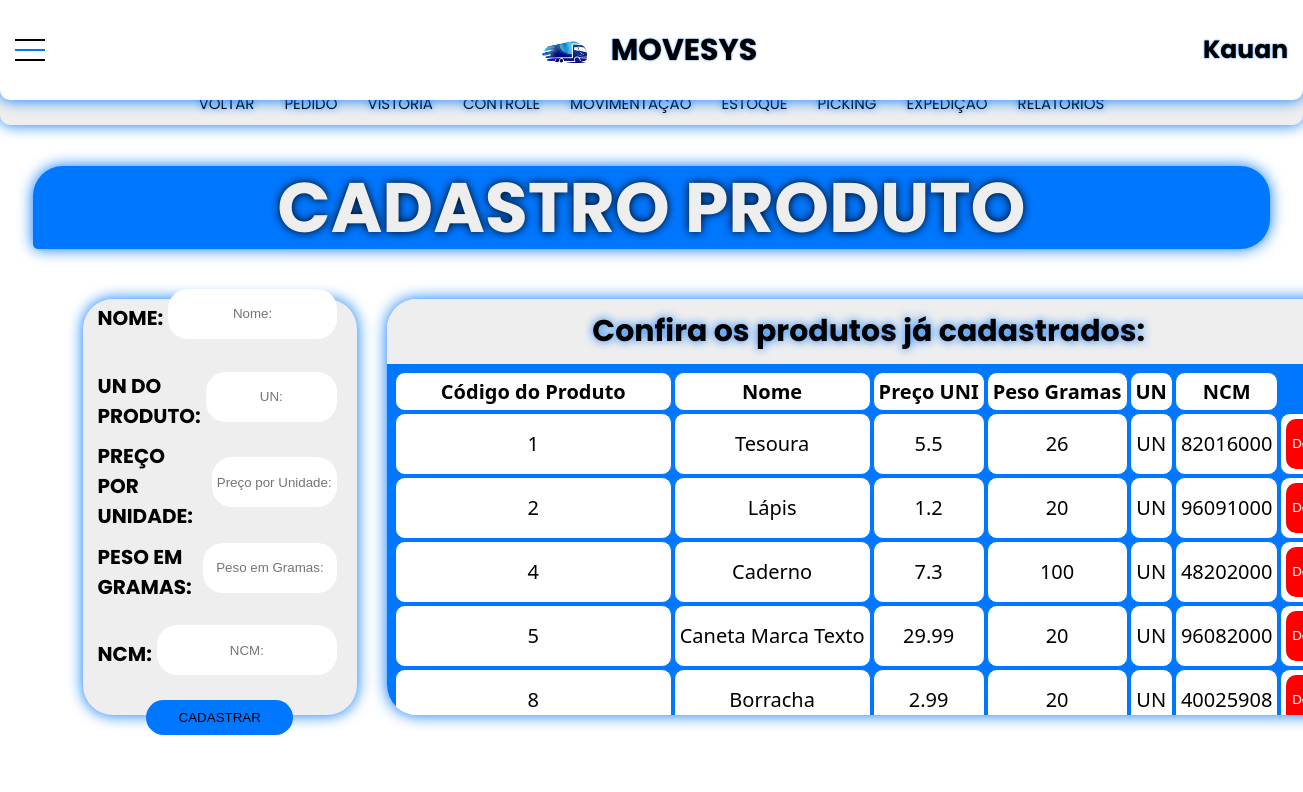
Before: /Paginas/cadastrarprodutos.php (signed in) with the older database file.
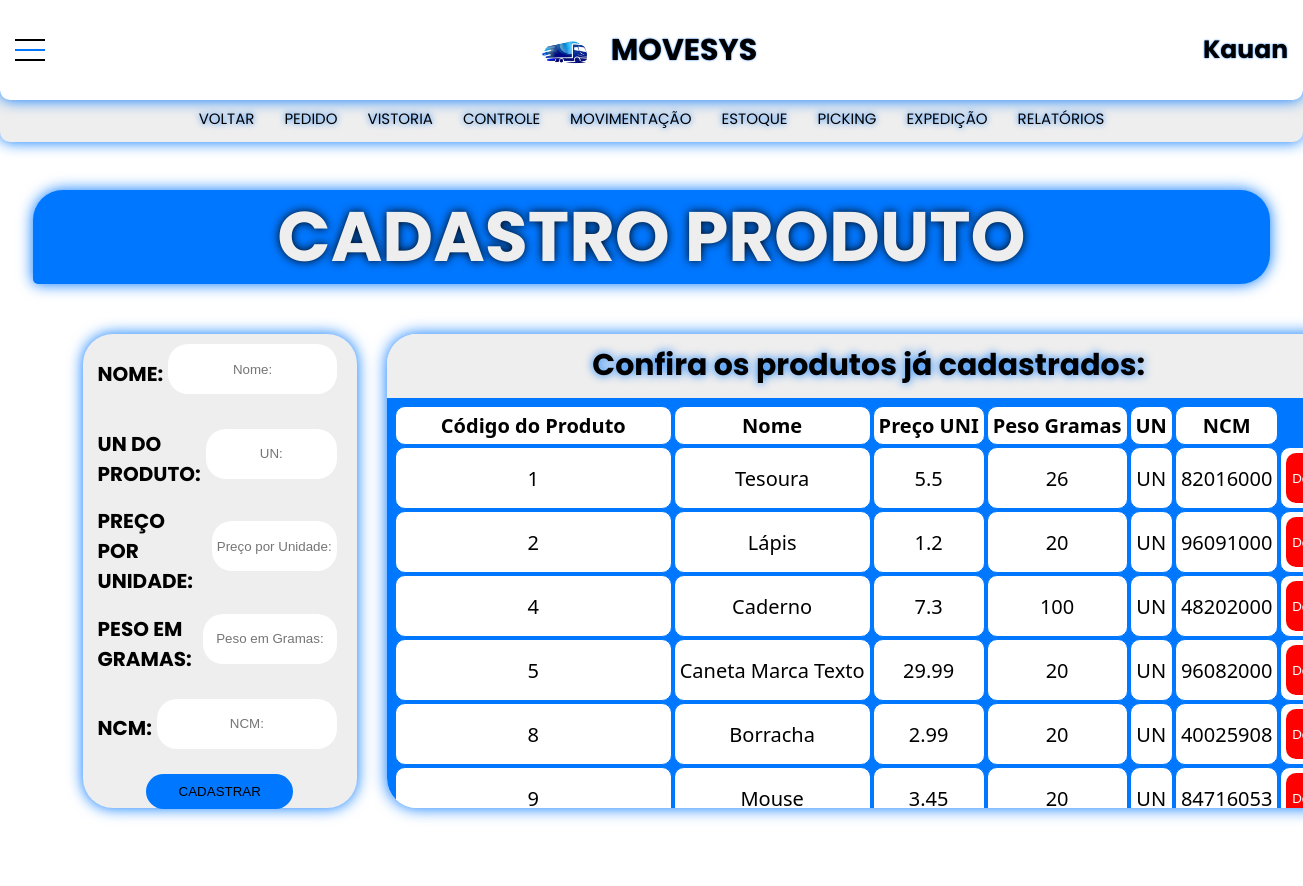
After: the same page with the newer database file.
### tables this page shows
CREATE TABLE `produtos` (
  `cod_produto` int(11) NOT NULL,
  `PrecoUNI` double NOT NULL,
  `Nome` varchar(255) NOT NULL,
  `PesoGramas` double DEFAULT NULL,
  `NCM` varchar(8) DEFAULT NULL,
  `UN` varchar(5) NOT NULL
);

### Paginas/cadastrarprodutos.php (the view, shortened to what this page needs)
<!DOCTYPE html>
<html lang="pt-br">
<head>
    <link rel="stylesheet" href="../css/menuhorizontal.css"/>
    <link rel="stylesheet" href="../css/cadastroproduto.css"/>
</head>
<body>
<?php
if (empty($_SESSION['nome'])){
    header('Location: sair.php');
    exit();
} else {
    echo ' <header>
    <div class="container">
        <div class="main-horizontal">
            <ul class="ul-main">
                <li class="li-main">
                    <div class="teste">
                        <label for="main-button">
                            <div class="div-button-main">
                                <span class="button-main"></span>
                            </div>
                    </label>
                        <div class="juntos">
                            <img src="../css/cssimg/logo.png" style="max-width: 85px; max-height: 85px; margin-left: 20px; margin-top: 15px;">
                            <h1>MOVESYS</h1>
                        </div>
                        <h2>'.$_SESSION['nome'].'</h2>
                    </div>
                </li>
            </ul>
        </div>
    </div>
</header>
    <main>
        <div class="container-prin">
            <div class="submenu">
                <li class="lisubmenu">
                    <a href="projetoprofessor.php" class="functions-menu">VOLTAR</a>
                    <a href="criarpedido.php" class="functions-menu">PEDIDO</a>
                    <a href="carga.php" class="functions-menu">VISTORIA</a>
                    <a href="recebimentodoca.php" class="functions-menu">CONTROLE</a>
                    <a href="movimentacao.php" class="functions-menu">MOVIMENTAÇÃO</a>
                    <a href="#" class="functions-menu">ESTOQUE</a>
                    <a href="#" class="functions-menu">PICKING</a>
                    <a href="#" class="functions-menu">EXPEDIÇÃO</a>
                    <a href="#" class="functions-menu">RELATÓRIOS</a>
                </li>
            </div>
            <div class="criar-pedidoproduto-container">
                <div class="titulo-pedido">
                    <h3>CADASTRO PRODUTO</h3>
                </div>
                <div class="container-cadastro-produto">
                    <div class="registerbox">
                        <form action="function/criarproduto.php" method="POST" class="formcadastro-produto">
                            <div class="detalhes-produtos">
                                <h5>NOME:</h5>
                                <input type="text" name="nome" placeholder="Nome:" class="button-cadastro-produtos">
                            </div>
                            <div class="detalhes-produtos">
                                <h5>UN DO PRODUTO:</h5>
                                <input type="text" name="UN" placeholder="UN:" class="button-cadastro-produtos">
                            </div>
                            <div class="detalhes-produtos">
                                <h5>PREÇO POR UNIDADE:</h5>
                                <input type="text" name="preco" placeholder="Preço por Unidade:" class="button-cadastro-produtos">
                            </div>
                            <div class="detalhes-produtos">
                                <h5>PESO EM GRAMAS:</h5>
                                <input type="text" name="peso" placeholder="Peso em Gramas:" class="button-cadastro-produtos">
                            </div>
                            <div class="detalhes-produtos">
                                <h5>NCM:</h5>
                                <input type="text" name="NCM"  placeholder="NCM:" class="button-cadastro-produtos">
                            </div>
                            <input type="submit" name="Enviar" class="button-cadastro-enviar" value="CADASTRAR" style="height: 70px;">
                        </form>
                    </div>';
                    $hostname = "127.0.0.1";
                    $user = "root";
                    $password = "";
                    $database = "logistica";
                    $conexao = new mysqli($hostname,$user,$password,$database);
                    if ($conexao -> connect_errno) {
                        echo "Failed to connect to MySQL: " . $conexao -> connect_error;
                        exit();
                    } else{
                        $sql="SELECT `cod_produto`, `PrecoUNI`, `Nome`, `PesoGramas`, `NCM`, `UN` FROM `produtos`";
                    }
                    $result= $conexao->query($sql);
                    if($result->num_rows > 0){
                        echo "
                            <div class= \"main\">
                                <div class=\"tablebox\">
                                    <h4>Confira os produtos já cadastrados:</h4>
                                    <table class=\"tabela\">
                                        <tr>
                                            <th>Código do Produto</th>
                                            <th>Nome</th>
                                            <th>Preço UNI</th>
                                            <th>Peso Gramas</th>
                                            <th>UN</th>
                                            <th>NCM</th>
                                        </tr>";
                                        while($row = $result-> fetch_array()){
                                            echo "
                                                <tr>
                                                    <td>".$row['cod_produto']."</td>
                                                    <td>".$row['Nome']."</td>
                                                    <td>".$row['PrecoUNI']."</td>
                                                    <td>".$row['PesoGramas']."</td>
                                                    <td>".$row['UN']."</td>
                                                    <td>".$row['NCM']."</td>
                                                    <td>
                                                        <form action=\"function/deleteproduto.php\" method=\"POST\" class=\"deletebox\">
                                                            <input type=\"hidden\" name=\"cod_produto\" value=\"" . $row['cod_produto'] . "\">
                                                            <input type=\"submit\" name=\"Excluir\" value=\"Delete\" class=\"deleteInput\">
                                                        </form>
                                                    </td>
                                                </tr>";
                                        }
                                        echo "</table>
                                    </div>
                            </div>";
                    } else{
                        echo "ERRO";
                    }
                    echo '</div>
                </div>
            </div>
        </div>
    </main>'; } ?>
</body>
</html>

### css/menuhorizontal.css (style rules this page uses)
h2 { margin-right: 15px; font-family: 'Poppins', sans-serif; font-size: 25px; text-shadow: 0 0 2px rgb(0, 119, 255); cursor: default; }
.container { width: 100%; height: 100vh; display: flex; flex-direction: column; flex-wrap: wrap; align-items: center; }
.main-horizontal { z-index: 1; width: 100%; height: auto; background-color: rgb(255, 255, 255); box-shadow: 0 0 15px rgb(0, 119, 255); border-radius: 0 0 10px 10px; display: flex; flex-direction: row; flex-wrap: wrap; justify-content: space-evenly; }
.ul-main { display: flex; flex-direction: row; }
.li-main { display: flex; flex-direction: row; align-items: center; }
.teste { width: 100vw; height: 100%; display: flex; flex-direction: row; justify-content: space-between; align-items: center; }
.juntos { display: flex; flex-direction: row; justify-content: center; align-items: center; }
.div-button-main { cursor: pointer; background: #fff; border-radius: 50%; width: 60px; height: 60px; }
.button-main { position: relative; display: block; background: rgb(0, 119, 255); width: 30px; height: 2px; top: 29px; left: 15px; transition: 0.5s ease-in-out; }
.button-main:before, .button-main:after { background: #000; content: ''; display: block; width: 100%; height: 100%; position: absolute; transition: 0.5s ease-in-out; }
.button-main:before { top: -10px; }
.button-main:after { bottom: -10px; }
input { display: none; }
.container-prin { margin-top: -90vh; width: 100%; height: auto; display: flex; flex-direction: row; flex-wrap: wrap; justify-content: center; align-items: center; }
.submenu { width: 100%; height: 5vh; background-color: #eeeeee; display: flex; flex-direction: row; justify-content: space-around; align-items: center; flex-wrap: nowrap; border-radius: 0 0 10px 10px; box-shadow: 0 0 15px rgb(0, 119, 255); }
.lisubmenu { display: flex; flex-direction: row; align-items: center; justify-content: space-around; }
.functions-menu { cursor: pointer; font-family: 'Poppins', sans-serif; font-size: 15px; margin: 15px; color: black; text-decoration: none; outline: none; text-shadow: 0 0 6px rgb(0, 119, 255); -moz-transition: all 0.3s; -webkit-transition: all 0.3s; transition: all 0.3s; }
@media only screen and (min-width: 899px) and (max-width: 1441px) { h1 { font-size: 30px; cursor: default; text-wrap: nowrap; } }

Changed rows visible on the page:
added produtos: cod_produto "9", Nome "Mouse", PrecoUNI "3.45", PesoGramas "20", UN "UN", NCM "84716053"
